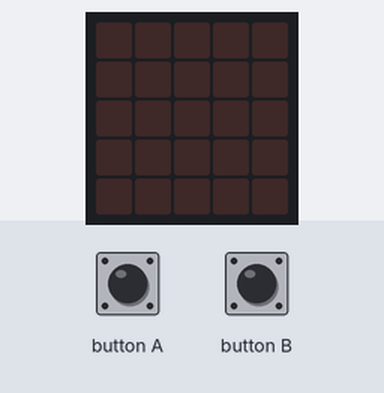
The program below on a simulated BBC micro:bit (MakeCode). Shown: the board's 5×5 LED display. Inputs (shaded band) come from the test bench.

Above: at 1.2 s.
1.3 s: button A pressed for 3.2 s
At 4.0 s:
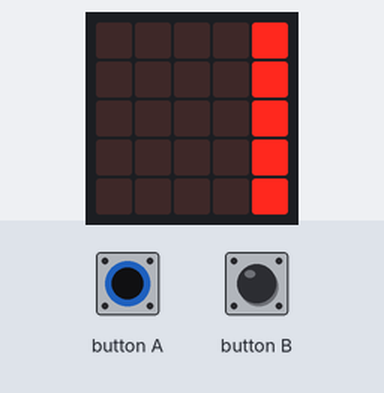
6.0 s: button B pressed for 3.2 s
At 6.24 s:
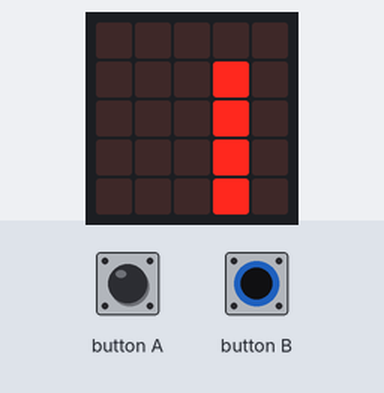
10.7 s: button A pressed for 0.15 s
At 11.7 s:
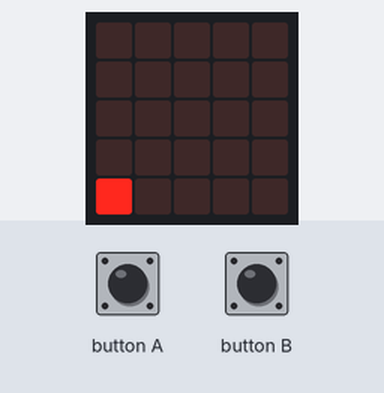
12.3 s: button A pressed for 1 s
At 12.69 s:
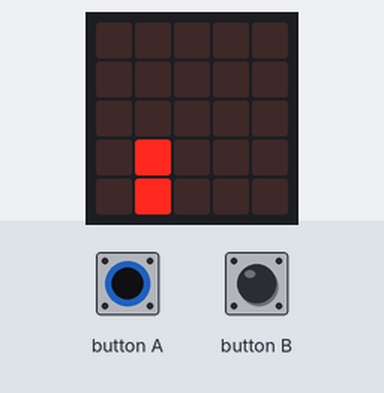
Timing chart, 0 to 15.3 s (numbered marks = the images above; inputs shaded):
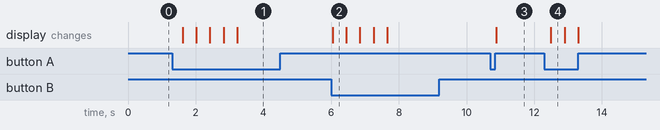

Measured:
- after the input at 1.3 s, the display: first changes after 0.31 s (image 1 shows a later state)
- after the input at 6.0 s, the display: changes after 0.05 s (image 2)
- after the input at 10.7 s, the display: changes after 0.18 s (image 3)
- after the input at 12.3 s, the display: changes after 0.19 s (image 4)
- what the display in image 2 shows lasts 0.4 s, from 6.0 s to 6.4 s

The program:

main.ts
```typescript
input.onButtonPressed(Button.A, function () {
    hang += 1
})
input.onButtonPressed(Button.B, function () {
    hang += -1
})
let hang = 0
while (true) {
    if (input.buttonIsPressed(Button.A)) {
        if (hang < 5) {
            hang += 1
        }
    }
    if (input.buttonIsPressed(Button.B)) {
        if (0 < hang) {
            hang += -1
        }
    }
    if (hang == 0) {
        basic.showLeds(`
            . . . . .
            . . . . .
            . . . . .
            . . . . .
            . . . . .
            `)
    }
    if (hang == 1) {
        basic.showLeds(`
            . . . . .
            . . . . .
            . . . . .
            . . . . .
            # . . . .
            `)
    }
    if (hang == 2) {
        basic.showLeds(`
            . . . . .
            . . . . .
            . . . . .
            . # . . .
            . # . . .
            `)
    }
    if (hang == 3) {
        basic.showLeds(`
            . . . . .
            . . . . .
            . . # . .
            . . # . .
            . . # . .
            `)
    }
    if (hang == 4) {
        basic.showLeds(`
            . . . . .
            . . . # .
            . . . # .
            . . . # .
            . . . # .
            `)
    }
    if (hang == 5) {
        basic.showLeds(`
            . . . . #
            . . . . #
            . . . . #
            . . . . #
            . . . . #
            `)
    }
}
```

test.ts
```typescript
// ide kerülnek a tesztek; a rendszer ezt nem kompilálja, ha a csomagot bővítményként használják.
```
